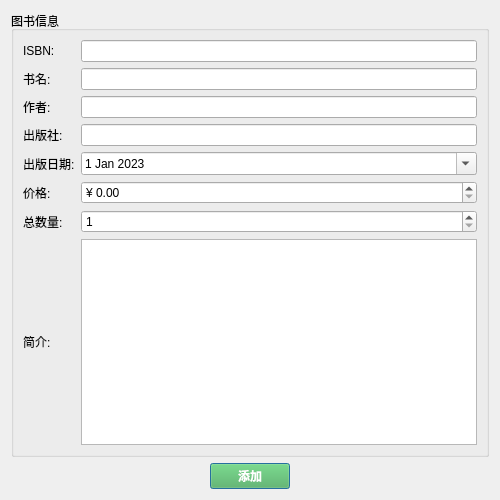
<?xml version="1.0" encoding="UTF-8"?>
<ui version="4.0">
 <class>AddBookDialog</class>
 <widget class="QDialog" name="AddBookDialog">
  <property name="geometry">
   <rect>
    <x>0</x>
    <y>0</y>
    <width>500</width>
    <height>500</height>
   </rect>
  </property>
  <property name="windowTitle">
   <string>添加新图书</string>
  </property>
  <layout class="QVBoxLayout" name="verticalLayout">
   <item>
    <widget class="QGroupBox" name="groupBox">
     <property name="title">
      <string>图书信息</string>
     </property>
     <layout class="QGridLayout" name="gridLayout">
      <item row="0" column="0">
       <widget class="QLabel" name="label">
        <property name="text">
         <string>ISBN:</string>
        </property>
       </widget>
      </item>
      <item row="0" column="1">
       <widget class="QLineEdit" name="txtISBN"/>
      </item>
      <item row="1" column="0">
       <widget class="QLabel" name="label_2">
        <property name="text">
         <string>书名:</string>
        </property>
       </widget>
      </item>
      <item row="1" column="1">
       <widget class="QLineEdit" name="txtTitle"/>
      </item>
      <item row="2" column="0">
       <widget class="QLabel" name="label_3">
        <property name="text">
         <string>作者:</string>
        </property>
       </widget>
      </item>
      <item row="2" column="1">
       <widget class="QLineEdit" name="txtAuthor"/>
      </item>
      <item row="3" column="0">
       <widget class="QLabel" name="label_4">
        <property name="text">
         <string>出版社:</string>
        </property>
       </widget>
      </item>
      <item row="3" column="1">
       <widget class="QLineEdit" name="txtPublisher"/>
      </item>
      <item row="4" column="0">
       <widget class="QLabel" name="label_5">
        <property name="text">
         <string>出版日期:</string>
        </property>
       </widget>
      </item>
      <item row="4" column="1">
       <widget class="QDateEdit" name="datePublish">
        <property name="calendarPopup">
         <bool>true</bool>
        </property>
        <property name="date">
         <date>
          <year>2023</year>
          <month>1</month>
          <day>1</day>
         </date>
        </property>
       </widget>
      </item>
      <item row="5" column="0">
       <widget class="QLabel" name="label_6">
        <property name="text">
         <string>价格:</string>
        </property>
       </widget>
      </item>
      <item row="5" column="1">
       <widget class="QDoubleSpinBox" name="spinPrice">
        <property name="prefix">
         <string>¥ </string>
        </property>
        <property name="minimum">
         <double>0.000000000000000</double>
        </property>
        <property name="maximum">
         <double>10000.000000000000000</double>
        </property>
        <property name="decimals">
         <number>2</number>
        </property>
        <property name="value">
         <double>0.000000000000000</double>
        </property>
       </widget>
      </item>
      <item row="6" column="0">
       <widget class="QLabel" name="label_7">
        <property name="text">
         <string>总数量:</string>
        </property>
       </widget>
      </item>
      <item row="6" column="1">
       <widget class="QSpinBox" name="spinTotalCopies">
        <property name="minimum">
         <number>1</number>
        </property>
        <property name="maximum">
         <number>1000</number>
        </property>
        <property name="value">
         <number>1</number>
        </property>
       </widget>
      </item>
      <item row="7" column="0">
       <widget class="QLabel" name="label_8">
        <property name="text">
         <string>简介:</string>
        </property>
       </widget>
      </item>
      <item row="7" column="1">
       <widget class="QTextEdit" name="txtIntro"/>
      </item>
     </layout>
    </widget>
   </item>
   <item>
    <layout class="QHBoxLayout" name="horizontalLayout">
     <item>
      <spacer name="horizontalSpacer">
       <property name="orientation">
        <enum>Qt::Horizontal</enum>
       </property>
       <property name="sizeHint" stdset="0">
        <size>
         <width>40</width>
         <height>20</height>
        </size>
       </property>
      </spacer>
     </item>
     <item>
      <widget class="QPushButton" name="btnAdd">
       <property name="text">
        <string>添加</string>
       </property>
       <property name="styleSheet">
        <string notr="true">background-color: #4CAF50; color: white; font-weight: bold;</string>
       </property>
      </widget>
     </item>
     <item>
      <spacer name="horizontalSpacer_2">
       <property name="orientation">
        <enum>Qt::Horizontal</enum>
       </property>
       <property name="sizeHint" stdset="0">
        <size>
         <width>40</width>
         <height>20</height>
        </size>
       </property>
      </spacer>
     </item>
    </layout>
   </item>
  </layout>
 </widget>
 <resources/>
 <connections/>
</ui>
